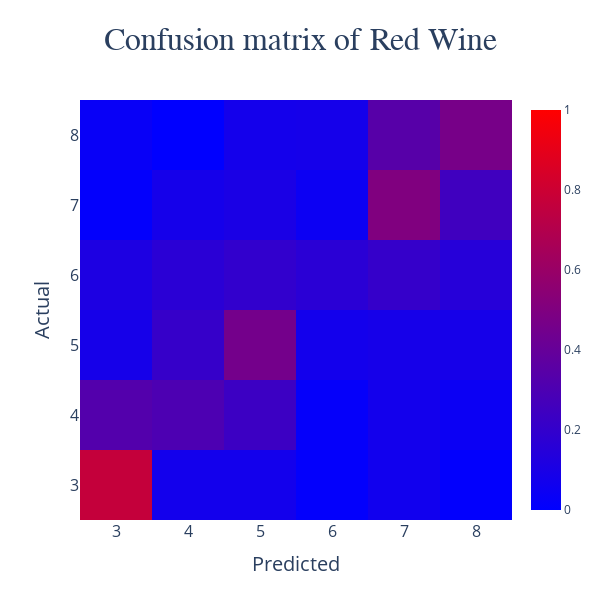

Notebook code cell kept with this figure:
### Code cell
import plotly.graph_objects as go

fig = go.Figure(
    data = go.Heatmap(
        z = cm_norm,
        x = labels,
        y = labels,
        zmin = 0,
        zmax = 1,
        colorscale = [
            [0, 'blue'],
            [1, 'red']
        ],
        text = cm_norm.values.round(2)
    ),
    layout = go.Layout(
        title = {
            'text': 'Confusion matrix of Red Wine',
            'font': {'size': 32, 'family': "Gulliver"},
            'x': 0.5
        },
        yaxis_title = {
            'font': {'size': 20},
            'text': 'Actual'
        },
        xaxis_title = {
            'font': {'size': 20},
            'text': 'Predicted'
        },
        width = 600,
        height = 600
    )
)

fig.update_xaxes(tickfont=dict(size = 16))
fig.update_yaxes(tickfont=dict(size = 16))

fig.show()

### Figure 1 — Plotly figure (JSON) as saved in the notebook; plotly's stock layout.template omitted (floating-point values rounded to 4 significant figures)
{"data": [{"colorscale": [[0, "blue"], [1, "red"]], "text": [[0.77, 0.07, 0.07, 0.01, 0.07, 0.01], [0.33, 0.3, 0.24, 0.02, 0.07, 0.04], [0.09, 0.21, 0.45, 0.08, 0.09, 0.09], [0.11, 0.17, 0.2, 0.17, 0.21, 0.15], [0.01, 0.08, 0.1, 0.05, 0.5, 0.25], [0.03, 0, 0.08, 0.08, 0.34, 0.47]], "type": "heatmap", "x": [3, 4, 5, 6, 7, 8], "y": [3, 4, 5, 6, 7, 8], "z": [[0.7697, 0.07273, 0.07273, 0.01212, 0.06667, 0.006061], [0.3273, 0.303, 0.2364, 0.01818, 0.07273, 0.04242], [0.08649, 0.2108, 0.4541, 0.07568, 0.08649, 0.08649], [0.114, 0.1658, 0.1969, 0.1658, 0.2073, 0.1503], [0.01361, 0.08163, 0.102, 0.04762, 0.5034, 0.2517], [0.02994, 0, 0.07784, 0.08383, 0.3413, 0.4671]], "zmax": 1, "zmin": 0}], "layout": {"height": 600, "title": {"font": {"family": "Gulliver", "size": 32}, "text": "Confusion matrix of Red Wine", "x": 0.5}, "width": 600, "xaxis": {"tickfont": {"size": 16}, "title": {"font": {"size": 20}, "text": "Predicted"}}, "yaxis": {"tickfont": {"size": 16}, "title": {"font": {"size": 20}, "text": "Actual"}}}}
